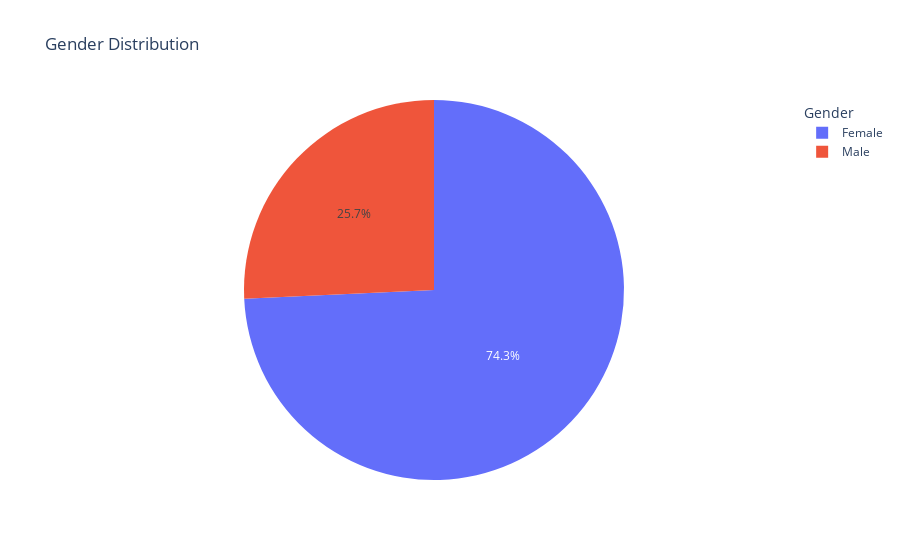

The notebook cell this image was saved under:
### Code cell
fig = px.pie(df, names = "Gender", title = "Gender Distribution")
fig.update_layout(legend_title_text = "Gender")
fig.show()

### Figure 1 — Plotly figure (JSON) as saved in the notebook; plotly's stock layout.template omitted (floating-point values rounded to 4 significant figures)
{"data": [{"domain": {"x": [0, 1], "y": [0, 1]}, "hovertemplate": "Gender=%{label}<extra></extra>", "labels": ["Female", "Male", "Male", "Female", "Male", "Male", "Female", "Female", "Female", "Male", "Female", "Female", "Female", "Male", "Female", "Male", "Female", "Female", "Female", "Female", "Female", "Female", "Female", "Female", "Female", "Female", "Female", "Male", "Female", "Female", "Female", "Male", "Male", "Male", "Female", "Female", "Female", "Female", "Female", "Female", "Female", "Female", "Female", "Male", "Male", "Male", "Female", "Female", "Male", "Female", "Female", "Female", "Female", "Female", "Female", "Male", "Male", "Female", "Female", "Female", "Female", "Female", "Female", "Female", "Female", "Female", "Female", "Male", "Female", "Female", "Female", "Female", "Female", "Male", "Male", "Female", "Female", "Female", "Female", "Female", "Female", "Female", "Female", "Female", "Male", "Female", "Female", "Female", "Male", "Male", "Female", "Male", "Female", "Female", "Female", "Female", "Female", "Male", "Female", "Female", "Male"], "legendgroup": "", "name": "", "showlegend": true, "type": "pie"}], "layout": {"legend": {"title": {"text": "Gender"}, "tracegroupgap": 0}, "title": {"text": "Gender Distribution"}}}
